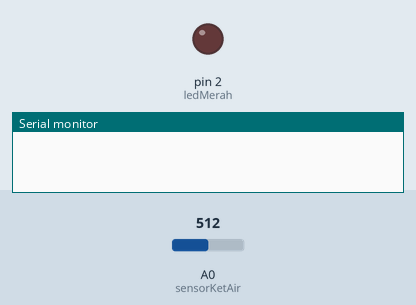
The sketch below on a simulated Arduino Uno, built with avr-gcc and run on an emulated ATmega328P. On the bench: output pins drawn as LEDs (lit = HIGH), the last lines printed to the serial monitor. The test bench sets the inputs (shaded band); at power-on: A0 (sensorKetAir) = 512.

Above: at 0.1 s.
At 2.1 s:
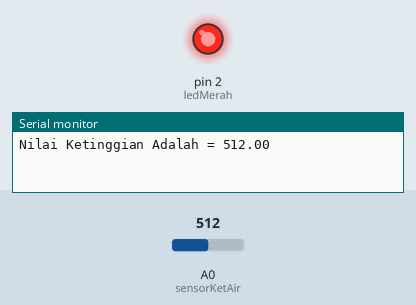
Timing chart, 0 to 3.6 s (numbered marks = the images above):
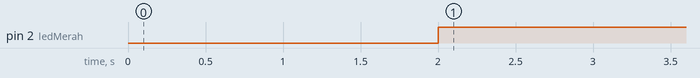

Measured:
- by itself, pin 2 (ledMerah): LOW → HIGH at 2.0 s

The sketch:

sensor_tinggi_air.ino
```cpp
int sensorKetAir=A0;
int ledMerah=2;
float tinggi;

void setup() {
  pinMode(sensorKetAir, INPUT);
  pinMode(ledMerah, OUTPUT);
  Serial.begin(9600);
}

void loop() {
 if(tinggi>280)
 {
   digitalWrite(ledMerah,HIGH);
   delay(1000);
 }
 else
 {
   digitalWrite(ledMerah,LOW);
   delay(1000);
 }

 tinggi=analogRead(sensorKetAir);


 Serial.print("Nilai Ketinggian Adalah = ");
 Serial.println(tinggi);
 delay(1000);
}
```
